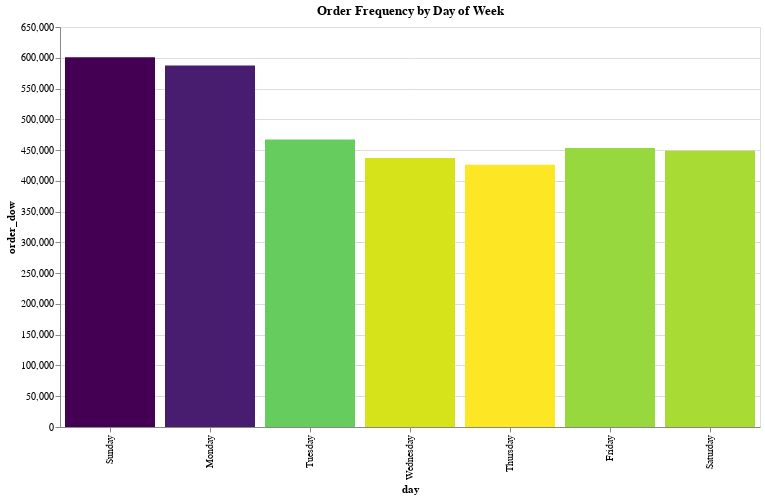

Notebook code cell kept with this figure:
### Code cell
alt.Chart(dow).mark_bar().encode(
    alt.X("day:O", bin=False, sort=dayofweek_list),
    alt.Y('order_dow:Q'),
#     alt.ColorValue('darkorange'),
#     color = alt.Color('order_hour_of_day', alt.ColorValue("blue")),
#     color='orange',
    color = alt.Color('order_dow', legend=None, sort="descending", scale=alt.Scale(scheme='viridis')),
    tooltip=[alt.Tooltip('day:O', title="Day of Week"), alt.Tooltip('order_dow:Q'), alt.Tooltip('pct_of_total:Q')]
    ).properties(title="Order Frequency by Day of Week", width=700, height=400)

### Figure 1 — Vega-Lite specification as saved in the notebook (floating-point values rounded to 4 significant figures)
{"$schema": "https://vega.github.io/schema/vega-lite/v2.6.0.json", "config": {"background": "white", "view": {"height": 300, "width": 400}}, "data": {"name": "data-2eeb425273c1a7fa247c8560553e9073"}, "datasets": {"data-2eeb425273c1a7fa247c8560553e9073": [{"day": "Sunday", "index": 0, "order_dow": 600905, "pct_of_total": 17.56}, {"day": "Monday", "index": 1, "order_dow": 587478, "pct_of_total": 17.17}, {"day": "Tuesday", "index": 2, "order_dow": 467260, "pct_of_total": 13.66}, {"day": "Friday", "index": 5, "order_dow": 453368, "pct_of_total": 13.25}, {"day": "Saturday", "index": 6, "order_dow": 448761, "pct_of_total": 13.12}, {"day": "Wednesday", "index": 3, "order_dow": 436972, "pct_of_total": 12.77}, {"day": "Thursday", "index": 4, "order_dow": 426339, "pct_of_total": 12.46}]}, "encoding": {"color": {"field": "order_dow", "legend": null, "scale": {"scheme": "viridis"}, "sort": "descending", "type": "quantitative"}, "tooltip": [{"field": "day", "title": "Day of Week", "type": "ordinal"}, {"field": "order_dow", "type": "quantitative"}, {"field": "pct_of_total", "type": "quantitative"}], "x": {"bin": false, "field": "day", "sort": ["Sunday", "Monday", "Tuesday", "Wednesday", "Thursday", "Friday", "Saturday"], "type": "ordinal"}, "y": {"field": "order_dow", "type": "quantitative"}}, "height": 400, "mark": "bar", "title": "Order Frequency by Day of Week", "width": 700}
